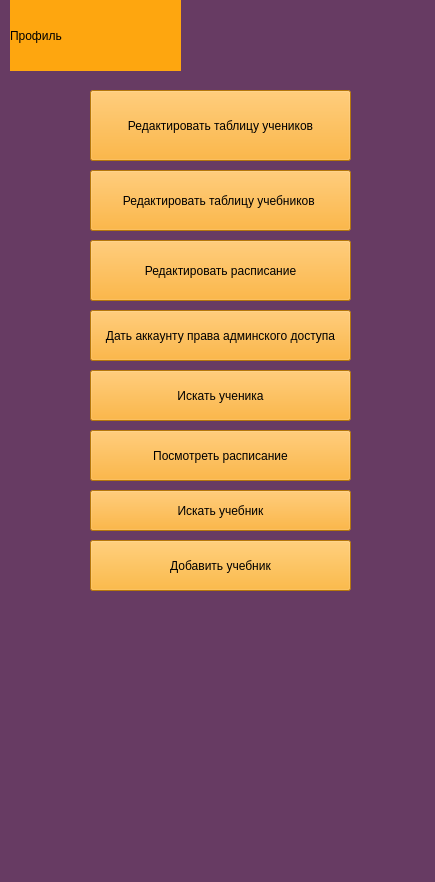
<?xml version="1.0" encoding="UTF-8"?>
<ui version="4.0">
 <class>MainWindow</class>
 <widget class="QMainWindow" name="MainWindow">
  <property name="geometry">
   <rect>
    <x>0</x>
    <y>0</y>
    <width>435</width>
    <height>882</height>
   </rect>
  </property>
  <property name="windowTitle">
   <string>MainWindow</string>
  </property>
  <property name="styleSheet">
   <string notr="true">background-color: rgb(103, 59, 99);</string>
  </property>
  <widget class="QWidget" name="centralwidget">
   <widget class="QPushButton" name="students">
    <property name="geometry">
     <rect>
      <x>90</x>
      <y>90</y>
      <width>261</width>
      <height>71</height>
     </rect>
    </property>
    <property name="styleSheet">
     <string notr="true">background-color: rgb(254, 166, 15);</string>
    </property>
    <property name="text">
     <string>Редактировать таблицу учеников</string>
    </property>
   </widget>
   <widget class="QPushButton" name="books">
    <property name="geometry">
     <rect>
      <x>90</x>
      <y>170</y>
      <width>261</width>
      <height>61</height>
     </rect>
    </property>
    <property name="styleSheet">
     <string notr="true">background-color: rgb(254, 166, 15);</string>
    </property>
    <property name="text">
     <string>Редактировать таблицу учебников </string>
    </property>
   </widget>
   <widget class="QPushButton" name="lessons">
    <property name="geometry">
     <rect>
      <x>90</x>
      <y>240</y>
      <width>261</width>
      <height>61</height>
     </rect>
    </property>
    <property name="styleSheet">
     <string notr="true">background-color: rgb(254, 166, 15);</string>
    </property>
    <property name="text">
     <string>Редактировать расписание</string>
    </property>
   </widget>
   <widget class="QLabel" name="profile">
    <property name="geometry">
     <rect>
      <x>10</x>
      <y>0</y>
      <width>171</width>
      <height>71</height>
     </rect>
    </property>
    <property name="styleSheet">
     <string notr="true">background-color: rgb(254, 166, 15);</string>
    </property>
    <property name="text">
     <string>Профиль</string>
    </property>
   </widget>
   <widget class="QPushButton" name="admin">
    <property name="geometry">
     <rect>
      <x>90</x>
      <y>310</y>
      <width>261</width>
      <height>51</height>
     </rect>
    </property>
    <property name="styleSheet">
     <string notr="true">background-color: rgb(254, 166, 15);</string>
    </property>
    <property name="text">
     <string>Дать аккаунту права админского доступа</string>
    </property>
   </widget>
   <widget class="QPushButton" name="search_student">
    <property name="geometry">
     <rect>
      <x>90</x>
      <y>370</y>
      <width>261</width>
      <height>51</height>
     </rect>
    </property>
    <property name="styleSheet">
     <string notr="true">background-color: rgb(254, 166, 15);</string>
    </property>
    <property name="text">
     <string>Искать ученика</string>
    </property>
   </widget>
   <widget class="QPushButton" name="view_lessons">
    <property name="geometry">
     <rect>
      <x>90</x>
      <y>430</y>
      <width>261</width>
      <height>51</height>
     </rect>
    </property>
    <property name="styleSheet">
     <string notr="true">background-color: rgb(254, 166, 15);</string>
    </property>
    <property name="text">
     <string>Посмотреть расписание</string>
    </property>
   </widget>
   <widget class="QPushButton" name="search_book">
    <property name="geometry">
     <rect>
      <x>90</x>
      <y>490</y>
      <width>261</width>
      <height>41</height>
     </rect>
    </property>
    <property name="styleSheet">
     <string notr="true">background-color: rgb(254, 166, 15);</string>
    </property>
    <property name="text">
     <string>Искать учебник</string>
    </property>
   </widget>
   <widget class="QPushButton" name="add_book">
    <property name="geometry">
     <rect>
      <x>90</x>
      <y>540</y>
      <width>261</width>
      <height>51</height>
     </rect>
    </property>
    <property name="styleSheet">
     <string notr="true">background-color: rgb(255, 167, 15);</string>
    </property>
    <property name="text">
     <string>Добавить учебник</string>
    </property>
   </widget>
  </widget>
  <widget class="QMenuBar" name="menubar">
   <property name="geometry">
    <rect>
     <x>0</x>
     <y>0</y>
     <width>435</width>
     <height>25</height>
    </rect>
   </property>
  </widget>
  <widget class="QStatusBar" name="statusbar"/>
 </widget>
 <resources/>
 <connections/>
</ui>
